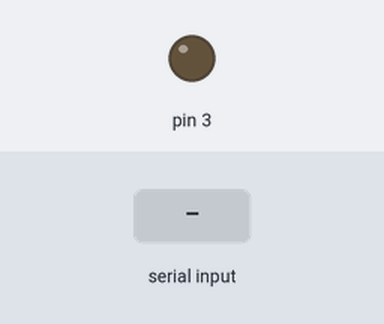
A sketch run on a simulated Arduino Uno, built with avr-gcc and run on an emulated ATmega328P. Shown: output pins drawn as LEDs (lit = HIGH). The test bench sets the inputs (shaded band). What the sketch prints to the serial monitor is not drawn.

Above: at 0.9 s.
1.0 s: "90,45\n" received over Serial
At 1.6 s:
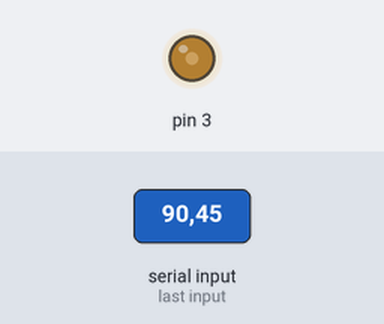
Timing chart, 0 to 4.0 s (numbered marks = the images above; inputs shaded):
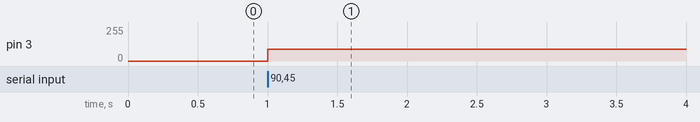

The sketch:

brightness_control_using_input1.ino
```cpp
int b;
void setup()
{
  pinMode(3, OUTPUT);
  Serial.begin(9600);
  Serial.println("Enter a number between 0 and 255:");
  while (Serial.available() ==0) {}
  b=Serial.parseInt();

}

void loop()
{
  analogWrite(3,b);
}
```

Measured:
- after the input at 1.0 s, pin 3: 0/255 → 90/255 at once
